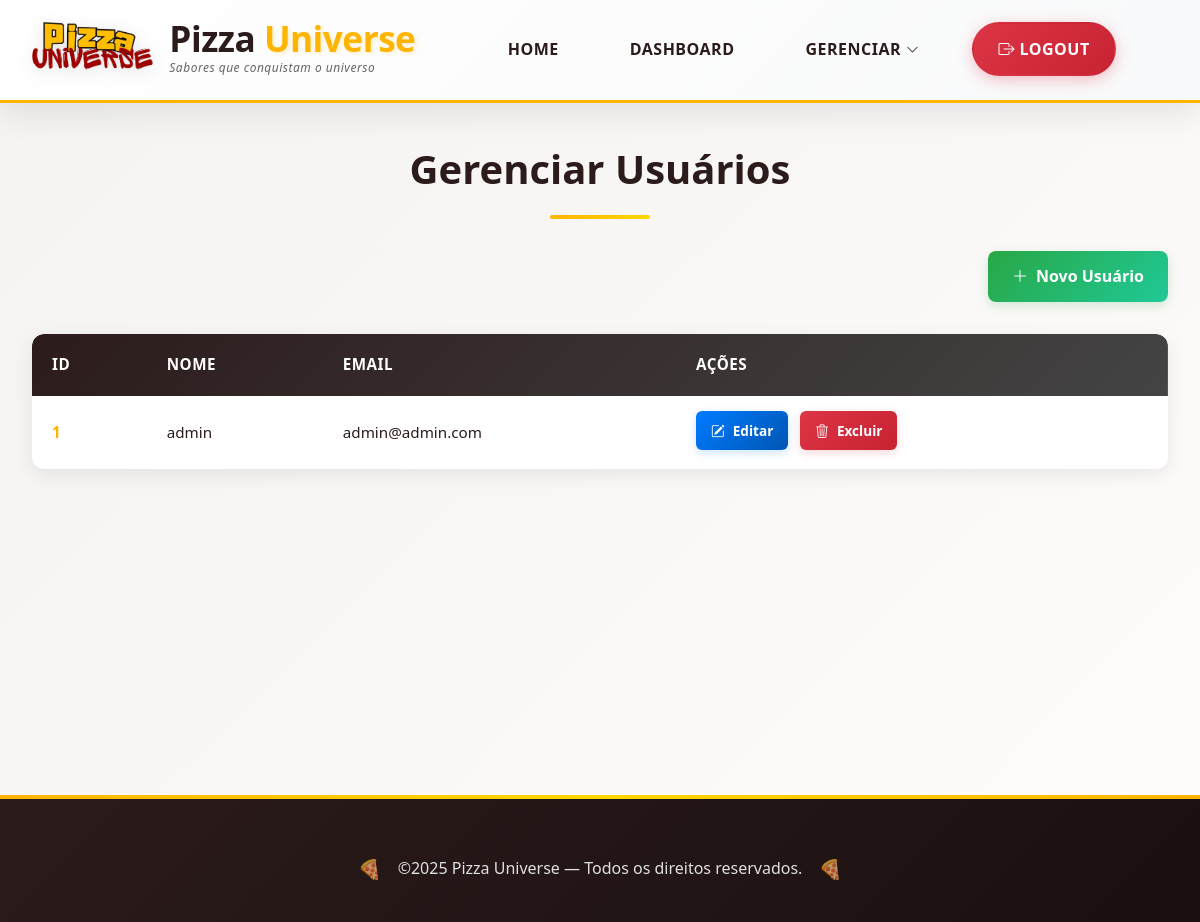
Page /?page=users (signed in) on the earlier database version.
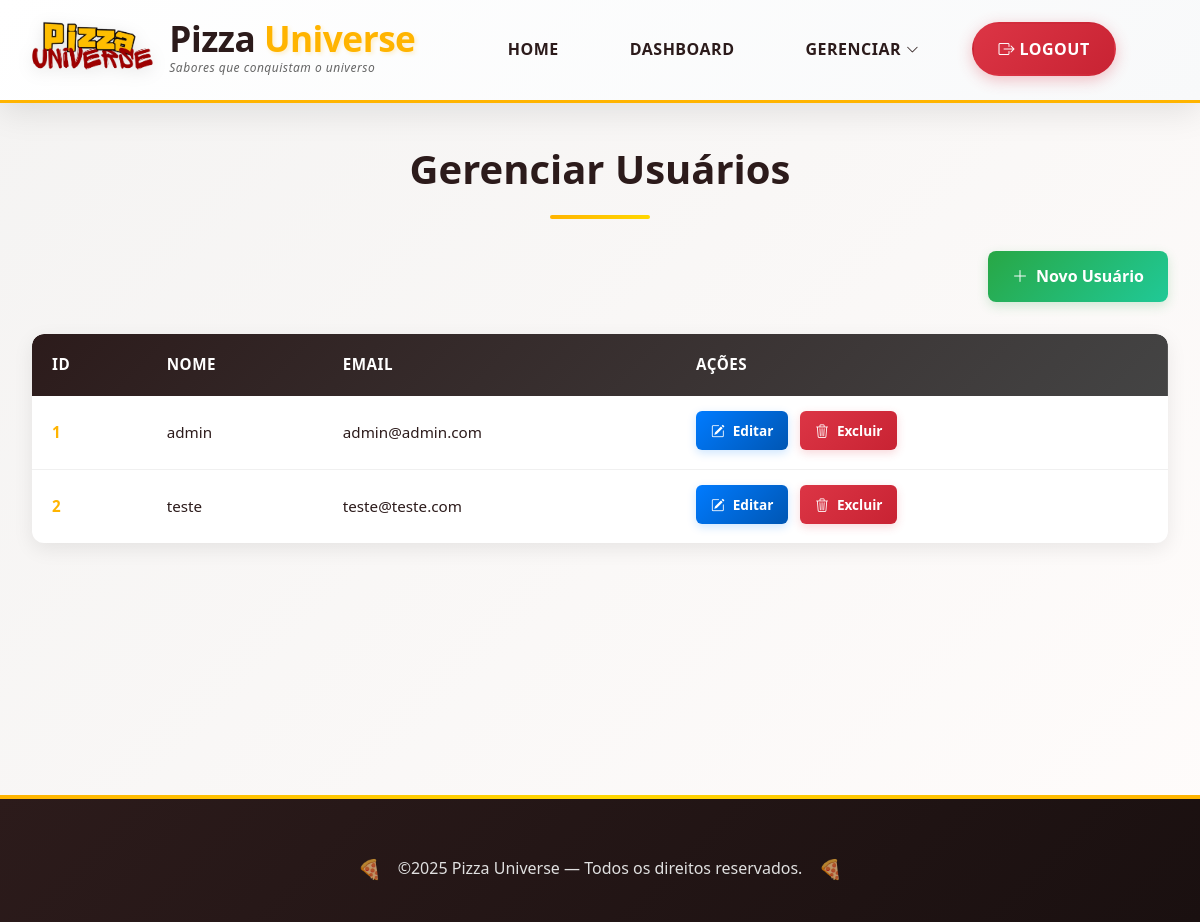
Same page on the later database version.
### tables this page shows
CREATE TABLE IF NOT EXISTS users (
    id INT AUTO_INCREMENT PRIMARY KEY,
    username VARCHAR(100) NOT NULL,
    email VARCHAR(150) NOT NULL UNIQUE,
    password VARCHAR(255) NOT NULL,
    created_at TIMESTAMP DEFAULT CURRENT_TIMESTAMP,
    updated_at TIMESTAMP DEFAULT CURRENT_TIMESTAMP ON UPDATE CURRENT_TIMESTAMP
);

### controllers/UserController.php (called while the page is built, shortened)
<?php
abstract class UserController
{
    public static function findAll(?int $deleteId = null): void
    {
        $users = UserDao::findAll();
        UserView::renderList($users, $deleteId);
    }
    public static function handleRoutes(): void
    {
        $action = $_GET['action'] ?? 'list';
        match ($action) {
            'create' => self::create(),
            'edit' => self::update(),
            'delete' => self::delete(),
            default => self::findAll()
        };
    }
}

### models/User.php (called while the page is built, shortened)
<?php
class User
{
    public function __construct(int $id, string $username = "", string $email = "", string $password = "")
    {
        $this->id = $id;
        $this->username = $username;
        $this->email = $email;
    }
    public function __get(string $attr): mixed
    {
        if (property_exists($this, $attr)) {
            return $this->$attr;
        }
        throw new InvalidArgumentException("Property '{$attr}' does not exist");
    }
}

### dal/UserDAO.php (called while the page is built, shortened)
<?php
abstract class UserDao
{
    public static function findAll(): array
    {
        try {
            $pdo = Connection::getConnection();
            $stmt = $pdo->prepare("SELECT * FROM users ORDER BY id");
            $stmt->execute();
            $res = $stmt->fetchAll(PDO::FETCH_ASSOC);
            $users = [];
            foreach ($res as $data) {
                $users[] = new User(
                    (int) $data["id"],
                    $data["username"],
                    $data["email"],
                    $data["password"]
                );
            }
            return $users;
        } catch (\PDOException $e) {
            throw new PDOException("Erro ao listar usuários: " . $e->getMessage());
        }
    }
}

### views/UserView.php (the view, shortened to what this page needs)
<?php
abstract class UserView
{
?>
    <?php
    public static function renderList(array $users, ?int $deleteId = null): void
    {
    ?>
        <main>
            <h1>Gerenciar Usuários</h1>
            <div class="navigation-buttons">
                <a href="?page=users&action=create"><i class="bi bi-plus-lg"></i> Novo Usuário</a>
            </div>
            <table>
                <thead>
                    <tr>
                        <th>ID</th>
                        <th>Nome</th>
                        <th>Email</th>
                        <th>Ações</th>
                    </tr>
                </thead>
                <tbody>
                    <?php foreach ($users as $user): ?>
                        <tr>
                            <td><?= $user->id ?></td>
                            <td><?= htmlspecialchars($user->username) ?></td>
                            <td><?= htmlspecialchars($user->email) ?></td>
                            <td>
                                <a href="?page=users&action=edit&edit=<?= $user->id ?>"><i class="bi bi-pencil-square"></i> Editar</a>
                                <a href="?page=users&confirm=<?= $user->id ?>"><i class="bi bi-trash3"></i> Excluir</a>
                            </td>
                        </tr>
                    <?php endforeach; ?>
                </tbody>
            </table>
        </main>
<?php
    }
}

Differences in the rows shown:
added users: id "2", username "teste", email "teste@teste.com"
